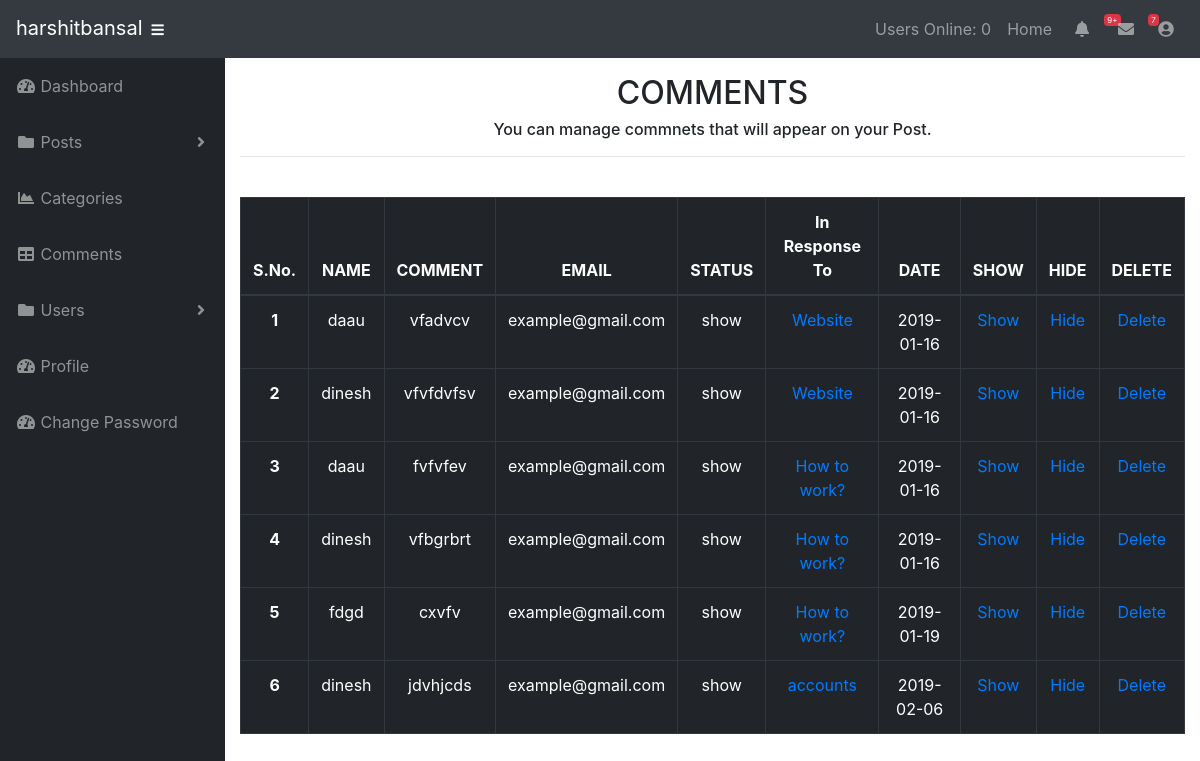
/admin/comments.php (signed in), run on the app's committed database.
### tables this page shows
CREATE TABLE `comments` (
  `comment_id` int(3) NOT NULL,
  `comment_post_id` int(3) NOT NULL,
  `comment_author` varchar(255) NOT NULL,
  `comment_email` varchar(255) NOT NULL,
  `comment_content` text NOT NULL,
  `comment_status` varchar(255) NOT NULL,
  `comment_date` date NOT NULL
);

CREATE TABLE `posts` (
  `post_id` int(3) NOT NULL,
  `post_category_id` int(3) NOT NULL,
  `post_title` varchar(255) NOT NULL,
  `post_user` varchar(255) NOT NULL,
  `post_date` date NOT NULL,
  `post_image` text NOT NULL,
  `post_content` text NOT NULL,
  `post_tags` varchar(255) NOT NULL,
  `post_comment_count` int(11) NOT NULL,
  `post_status` varchar(255) NOT NULL DEFAULT 'draft',
  `post_views_count` int(11) NOT NULL
);

### admin/functions.php (the view, shortened to what this page needs)
<?php
function viewAllComments(){
    global $connection;
    $serial=0;
    $query = "SELECT * FROM comments";
    $select_all_comments_query = mysqli_query($connection,$query);
    while($row = mysqli_fetch_assoc($select_all_comments_query)){
       $comment_id = $row['comment_id'];
       $comment_post_id = $row['comment_post_id'];
       $comment_author = $row['comment_author'];
       $comment_content = $row['comment_content'];
       $comment_email = $row['comment_email'];
       $comment_status = $row['comment_status'];
       $comment_date = $row['comment_date'];
      echo "<tr>";
      $serial=$serial+1;
      echo "<th scope='row'>$serial</th>";
      echo "<td>$comment_author</td>";
      echo "<td>$comment_content</td>";
      echo "<td>$comment_email</td>";
      echo "<td>$comment_status</td>";
      $query = "SELECT * FROM posts WHERE post_id = $comment_post_id ";
      $select_post_id_query = mysqli_query($connection,$query);
      while($row = mysqli_fetch_assoc($select_post_id_query)){
          $post_id = $row['post_id'];
          $post_title = $row['post_title'];
          echo "<td><a href='../post.php?p_id=$post_id'>$post_title</a></td>";
      }
      echo "<td>$comment_date</td>";
      echo "<td><a href='comments.php?show=$comment_id'>Show</td>";
      echo "<td><a href='comments.php?hide=$comment_id'>Hide</td>";
      echo "<td><a href='comments.php?delete=$comment_id'>Delete</td>";
      echo "</tr>";
    }
}
?>

### admin/css/sb-admin.css (style rules this page uses)
html { position: relative; min-height: 100%; }
body { height: 100%; }
:root { --input-padding-x: 0.75rem; --input-padding-y: 0.75rem; }

### data on the page
comments: comment_author "daau", comment_content "vfadvcv", comment_email "example@gmail.com", comment_status "show", comment_date "2019-01-16"
posts: post_title "Website"
comments: comment_author "dinesh", comment_content "vfvfdvfsv", comment_email "example@gmail.com", comment_status "show", comment_date "2019-01-16"
comments: comment_author "daau", comment_content "fvfvfev", comment_email "example@gmail.com", comment_status "show", comment_date "2019-01-16"
posts: post_title "How to work?"
comments: comment_author "dinesh", comment_content "vfbgrbrt", comment_email "example@gmail.com", comment_status "show", comment_date "2019-01-16"
comments: comment_author "fdgd", comment_content "cxvfv", comment_email "example@gmail.com", comment_status "show", comment_date "2019-01-19"
comments: comment_author "dinesh", comment_content "jdvhjcds", comment_email "example@gmail.com", comment_status "show", comment_date "2019-02-06"
posts: post_title "accounts"

### other printed values
$_SESSION['username'] "harshitbansal"
users_online() "0"
